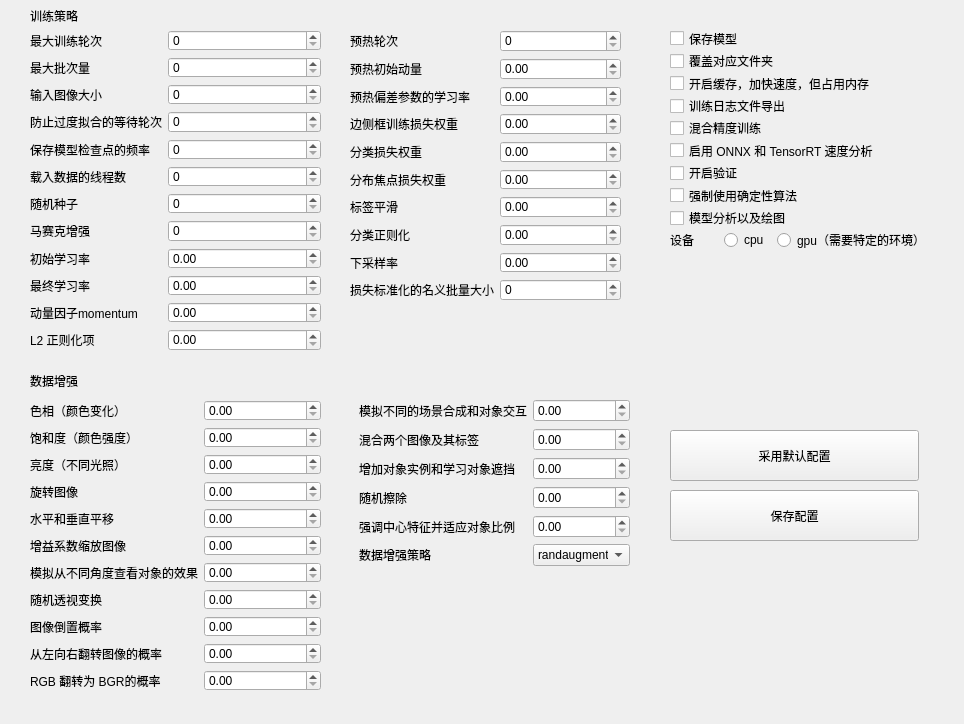
<?xml version="1.0" encoding="UTF-8"?>
<ui version="4.0">
 <class>Form</class>
 <widget class="QWidget" name="Form">
  <property name="geometry">
   <rect>
    <x>0</x>
    <y>0</y>
    <width>964</width>
    <height>724</height>
   </rect>
  </property>
  <property name="windowTitle">
   <string>Form</string>
  </property>
  <widget class="QWidget" name="formLayoutWidget">
   <property name="geometry">
    <rect>
     <x>30</x>
     <y>30</y>
     <width>291</width>
     <height>321</height>
    </rect>
   </property>
   <layout class="QFormLayout" name="formLayout">
    <item row="0" column="0">
     <widget class="QLabel" name="epochs_label">
      <property name="text">
       <string>最大训练轮次</string>
      </property>
     </widget>
    </item>
    <item row="0" column="1">
     <widget class="QSpinBox" name="epochs"/>
    </item>
    <item row="1" column="0">
     <widget class="QLabel" name="batch_label">
      <property name="text">
       <string>最大批次量</string>
      </property>
     </widget>
    </item>
    <item row="1" column="1">
     <widget class="QSpinBox" name="batch"/>
    </item>
    <item row="2" column="0">
     <widget class="QLabel" name="imgsz_label">
      <property name="text">
       <string>输入图像大小</string>
      </property>
     </widget>
    </item>
    <item row="2" column="1">
     <widget class="QSpinBox" name="imgsz"/>
    </item>
    <item row="3" column="0">
     <widget class="QLabel" name="patience">
      <property name="text">
       <string>防止过度拟合的等待轮次</string>
      </property>
     </widget>
    </item>
    <item row="3" column="1">
     <widget class="QSpinBox" name="patience_2"/>
    </item>
    <item row="4" column="0">
     <widget class="QLabel" name="save_period_label">
      <property name="text">
       <string>保存模型检查点的频率</string>
      </property>
     </widget>
    </item>
    <item row="4" column="1">
     <widget class="QSpinBox" name="save_period"/>
    </item>
    <item row="5" column="0">
     <widget class="QLabel" name="workers_label">
      <property name="text">
       <string>载入数据的线程数</string>
      </property>
     </widget>
    </item>
    <item row="5" column="1">
     <widget class="QSpinBox" name="workers"/>
    </item>
    <item row="6" column="0">
     <widget class="QLabel" name="seed_label">
      <property name="text">
       <string>随机种子</string>
      </property>
     </widget>
    </item>
    <item row="6" column="1">
     <widget class="QSpinBox" name="seed"/>
    </item>
    <item row="7" column="0">
     <widget class="QLabel" name="close_mosaic_label">
      <property name="text">
       <string>马赛克增强</string>
      </property>
     </widget>
    </item>
    <item row="7" column="1">
     <widget class="QSpinBox" name="close_mosaic"/>
    </item>
    <item row="8" column="0">
     <widget class="QLabel" name="lr0_label">
      <property name="text">
       <string>初始学习率</string>
      </property>
     </widget>
    </item>
    <item row="8" column="1">
     <widget class="QDoubleSpinBox" name="lr0"/>
    </item>
    <item row="9" column="0">
     <widget class="QLabel" name="lrf_label">
      <property name="text">
       <string>最终学习率</string>
      </property>
     </widget>
    </item>
    <item row="9" column="1">
     <widget class="QDoubleSpinBox" name="lrf"/>
    </item>
    <item row="10" column="0">
     <widget class="QLabel" name="sGDAdamBeta1Label">
      <property name="text">
       <string>动量因子momentum</string>
      </property>
     </widget>
    </item>
    <item row="10" column="1">
     <widget class="QDoubleSpinBox" name="sGDAdamBeta1"/>
    </item>
    <item row="11" column="0">
     <widget class="QLabel" name="weight_decay_label">
      <property name="text">
       <string>L2 正则化项</string>
      </property>
     </widget>
    </item>
    <item row="11" column="1">
     <widget class="QDoubleSpinBox" name="weight_decay"/>
    </item>
   </layout>
  </widget>
  <widget class="QWidget" name="formLayoutWidget_4">
   <property name="geometry">
    <rect>
     <x>350</x>
     <y>30</y>
     <width>271</width>
     <height>271</height>
    </rect>
   </property>
   <layout class="QFormLayout" name="formLayout_4">
    <item row="0" column="0">
     <widget class="QLabel" name="warmup_epochs_label">
      <property name="text">
       <string>预热轮次</string>
      </property>
     </widget>
    </item>
    <item row="0" column="1">
     <widget class="QSpinBox" name="warmup_epochs"/>
    </item>
    <item row="1" column="0">
     <widget class="QLabel" name="warmup_momentum_label">
      <property name="text">
       <string>预热初始动量</string>
      </property>
     </widget>
    </item>
    <item row="1" column="1">
     <widget class="QDoubleSpinBox" name="warmup_momentum"/>
    </item>
    <item row="2" column="0">
     <widget class="QLabel" name="warmup_bias_lr_label">
      <property name="text">
       <string>预热偏差参数的学习率</string>
      </property>
     </widget>
    </item>
    <item row="2" column="1">
     <widget class="QDoubleSpinBox" name="warmup_bias_lr"/>
    </item>
    <item row="3" column="0">
     <widget class="QLabel" name="box_label">
      <property name="text">
       <string>边侧框训练损失权重</string>
      </property>
     </widget>
    </item>
    <item row="3" column="1">
     <widget class="QDoubleSpinBox" name="box"/>
    </item>
    <item row="4" column="0">
     <widget class="QLabel" name="cls_label">
      <property name="text">
       <string>分类损失权重</string>
      </property>
     </widget>
    </item>
    <item row="4" column="1">
     <widget class="QDoubleSpinBox" name="cls"/>
    </item>
    <item row="5" column="0">
     <widget class="QLabel" name="dfl_label">
      <property name="text">
       <string>分布焦点损失权重</string>
      </property>
     </widget>
    </item>
    <item row="5" column="1">
     <widget class="QDoubleSpinBox" name="dfl"/>
    </item>
    <item row="6" column="0">
     <widget class="QLabel" name="label_smoothing_label">
      <property name="text">
       <string>标签平滑</string>
      </property>
     </widget>
    </item>
    <item row="6" column="1">
     <widget class="QDoubleSpinBox" name="label_smoothing"/>
    </item>
    <item row="7" column="0">
     <widget class="QLabel" name="dropout_label">
      <property name="text">
       <string>分类正则化</string>
      </property>
     </widget>
    </item>
    <item row="7" column="1">
     <widget class="QDoubleSpinBox" name="dropout"/>
    </item>
    <item row="8" column="0">
     <widget class="QLabel" name="mask_ratio_label">
      <property name="text">
       <string>下采样率</string>
      </property>
     </widget>
    </item>
    <item row="8" column="1">
     <widget class="QDoubleSpinBox" name="mask_ratio"/>
    </item>
    <item row="9" column="0">
     <widget class="QLabel" name="nbs_label">
      <property name="text">
       <string>损失标准化的名义批量大小</string>
      </property>
     </widget>
    </item>
    <item row="9" column="1">
     <widget class="QSpinBox" name="nbs"/>
    </item>
   </layout>
  </widget>
  <widget class="QWidget" name="verticalLayoutWidget">
   <property name="geometry">
    <rect>
     <x>670</x>
     <y>30</y>
     <width>261</width>
     <height>218</height>
    </rect>
   </property>
   <layout class="QVBoxLayout" name="verticalLayout">
    <item>
     <widget class="QCheckBox" name="save">
      <property name="text">
       <string>保存模型</string>
      </property>
     </widget>
    </item>
    <item>
     <widget class="QCheckBox" name="exist_ok">
      <property name="text">
       <string>覆盖对应文件夹</string>
      </property>
     </widget>
    </item>
    <item>
     <widget class="QCheckBox" name="cache">
      <property name="text">
       <string>开启缓存，加快速度，但占用内存</string>
      </property>
     </widget>
    </item>
    <item>
     <widget class="QCheckBox" name="verbose">
      <property name="text">
       <string>训练日志文件导出</string>
      </property>
     </widget>
    </item>
    <item>
     <widget class="QCheckBox" name="amp">
      <property name="text">
       <string>混合精度训练</string>
      </property>
     </widget>
    </item>
    <item>
     <widget class="QCheckBox" name="profile">
      <property name="text">
       <string>启用 ONNX 和 TensorRT 速度分析</string>
      </property>
     </widget>
    </item>
    <item>
     <widget class="QCheckBox" name="val">
      <property name="text">
       <string>开启验证</string>
      </property>
     </widget>
    </item>
    <item>
     <widget class="QCheckBox" name="deterministic">
      <property name="text">
       <string>强制使用确定性算法</string>
      </property>
     </widget>
    </item>
    <item>
     <widget class="QCheckBox" name="plots">
      <property name="text">
       <string>模型分析以及绘图</string>
      </property>
     </widget>
    </item>
    <item>
     <layout class="QHBoxLayout" name="device">
      <item>
       <widget class="QLabel" name="device_label">
        <property name="text">
         <string>设备</string>
        </property>
       </widget>
      </item>
      <item>
       <widget class="QRadioButton" name="cpu">
        <property name="text">
         <string>cpu</string>
        </property>
       </widget>
      </item>
      <item>
       <widget class="QRadioButton" name="gpu">
        <property name="text">
         <string>gpu（需要特定的环境）</string>
        </property>
       </widget>
      </item>
     </layout>
    </item>
   </layout>
  </widget>
  <widget class="QWidget" name="formLayoutWidget_2">
   <property name="geometry">
    <rect>
     <x>30</x>
     <y>400</y>
     <width>291</width>
     <height>291</height>
    </rect>
   </property>
   <layout class="QFormLayout" name="formLayout_2">
    <item row="0" column="0">
     <widget class="QLabel" name="hsv_h_label">
      <property name="text">
       <string>色相（颜色变化）</string>
      </property>
     </widget>
    </item>
    <item row="0" column="1">
     <widget class="QDoubleSpinBox" name="hsv_h"/>
    </item>
    <item row="1" column="0">
     <widget class="QLabel" name="hsv_s_label">
      <property name="text">
       <string>饱和度（颜色强度）</string>
      </property>
     </widget>
    </item>
    <item row="1" column="1">
     <widget class="QDoubleSpinBox" name="hsv_s"/>
    </item>
    <item row="2" column="0">
     <widget class="QLabel" name="hsv_v_label">
      <property name="text">
       <string>亮度（不同光照）</string>
      </property>
     </widget>
    </item>
    <item row="2" column="1">
     <widget class="QDoubleSpinBox" name="hsv_v"/>
    </item>
    <item row="3" column="0">
     <widget class="QLabel" name="degrees_label">
      <property name="text">
       <string>旋转图像</string>
      </property>
     </widget>
    </item>
    <item row="3" column="1">
     <widget class="QDoubleSpinBox" name="degrees"/>
    </item>
    <item row="4" column="0">
     <widget class="QLabel" name="translate_label">
      <property name="text">
       <string>水平和垂直平移</string>
      </property>
     </widget>
    </item>
    <item row="4" column="1">
     <widget class="QDoubleSpinBox" name="translate"/>
    </item>
    <item row="5" column="0">
     <widget class="QLabel" name="scale_label">
      <property name="text">
       <string>增益系数缩放图像</string>
      </property>
     </widget>
    </item>
    <item row="5" column="1">
     <widget class="QDoubleSpinBox" name="scale"/>
    </item>
    <item row="6" column="0">
     <widget class="QLabel" name="shear_label">
      <property name="text">
       <string>模拟从不同角度查看对象的效果</string>
      </property>
     </widget>
    </item>
    <item row="6" column="1">
     <widget class="QDoubleSpinBox" name="shear"/>
    </item>
    <item row="7" column="0">
     <widget class="QLabel" name="perspective_label">
      <property name="text">
       <string>随机透视变换</string>
      </property>
     </widget>
    </item>
    <item row="7" column="1">
     <widget class="QDoubleSpinBox" name="perspective"/>
    </item>
    <item row="8" column="0">
     <widget class="QLabel" name="flipud_label">
      <property name="text">
       <string>图像倒置概率</string>
      </property>
     </widget>
    </item>
    <item row="8" column="1">
     <widget class="QDoubleSpinBox" name="flipud"/>
    </item>
    <item row="9" column="0">
     <widget class="QLabel" name="fliplr_label">
      <property name="text">
       <string>从左向右翻转图像的概率</string>
      </property>
     </widget>
    </item>
    <item row="9" column="1">
     <widget class="QDoubleSpinBox" name="fliplr"/>
    </item>
    <item row="10" column="0">
     <widget class="QLabel" name="bgr_label">
      <property name="text">
       <string>RGB 翻转为 BGR的概率</string>
      </property>
     </widget>
    </item>
    <item row="10" column="1">
     <widget class="QDoubleSpinBox" name="bgr"/>
    </item>
   </layout>
  </widget>
  <widget class="QLabel" name="label_2">
   <property name="geometry">
    <rect>
     <x>30</x>
     <y>370</y>
     <width>54</width>
     <height>12</height>
    </rect>
   </property>
   <property name="text">
    <string/>
   </property>
  </widget>
  <widget class="QLabel" name="label_3">
   <property name="geometry">
    <rect>
     <x>30</x>
     <y>370</y>
     <width>51</width>
     <height>21</height>
    </rect>
   </property>
   <property name="text">
    <string>数据增强</string>
   </property>
  </widget>
  <widget class="QLabel" name="label_4">
   <property name="geometry">
    <rect>
     <x>30</x>
     <y>10</y>
     <width>54</width>
     <height>12</height>
    </rect>
   </property>
   <property name="text">
    <string>训练策略</string>
   </property>
  </widget>
  <widget class="QWidget" name="formLayoutWidget_3">
   <property name="geometry">
    <rect>
     <x>359</x>
     <y>399</y>
     <width>271</width>
     <height>171</height>
    </rect>
   </property>
   <layout class="QFormLayout" name="formLayout_3">
    <item row="0" column="0">
     <widget class="QLabel" name="mosaic_label">
      <property name="text">
       <string>模拟不同的场景合成和对象交互</string>
      </property>
     </widget>
    </item>
    <item row="0" column="1">
     <widget class="QDoubleSpinBox" name="mosaic"/>
    </item>
    <item row="1" column="0">
     <widget class="QLabel" name="mixup_label">
      <property name="text">
       <string>混合两个图像及其标签</string>
      </property>
     </widget>
    </item>
    <item row="1" column="1">
     <widget class="QDoubleSpinBox" name="mixup"/>
    </item>
    <item row="2" column="0">
     <widget class="QLabel" name="copy_paste_label">
      <property name="text">
       <string>增加对象实例和学习对象遮挡</string>
      </property>
     </widget>
    </item>
    <item row="2" column="1">
     <widget class="QDoubleSpinBox" name="copy_paste"/>
    </item>
    <item row="3" column="0">
     <widget class="QLabel" name="erasing_label">
      <property name="text">
       <string>随机擦除</string>
      </property>
     </widget>
    </item>
    <item row="3" column="1">
     <widget class="QDoubleSpinBox" name="erasing"/>
    </item>
    <item row="4" column="0">
     <widget class="QLabel" name="crop_fraction_label">
      <property name="text">
       <string>强调中心特征并适应对象比例</string>
      </property>
     </widget>
    </item>
    <item row="4" column="1">
     <widget class="QDoubleSpinBox" name="crop_fraction"/>
    </item>
    <item row="5" column="0">
     <widget class="QLabel" name="data_augement_label">
      <property name="text">
       <string>数据增强策略</string>
      </property>
     </widget>
    </item>
    <item row="5" column="1">
     <widget class="QComboBox" name="data_augement">
      <item>
       <property name="text">
        <string>randaugment</string>
       </property>
      </item>
      <item>
       <property name="text">
        <string>augmix</string>
       </property>
      </item>
      <item>
       <property name="text">
        <string>autoaugment</string>
       </property>
      </item>
     </widget>
    </item>
   </layout>
  </widget>
  <widget class="QPushButton" name="use_default">
   <property name="geometry">
    <rect>
     <x>670</x>
     <y>430</y>
     <width>249</width>
     <height>51</height>
    </rect>
   </property>
   <property name="text">
    <string>采用默认配置</string>
   </property>
  </widget>
  <widget class="QPushButton" name="save_config">
   <property name="geometry">
    <rect>
     <x>670</x>
     <y>490</y>
     <width>249</width>
     <height>51</height>
    </rect>
   </property>
   <property name="text">
    <string>保存配置</string>
   </property>
  </widget>
 </widget>
 <resources/>
 <connections/>
</ui>
